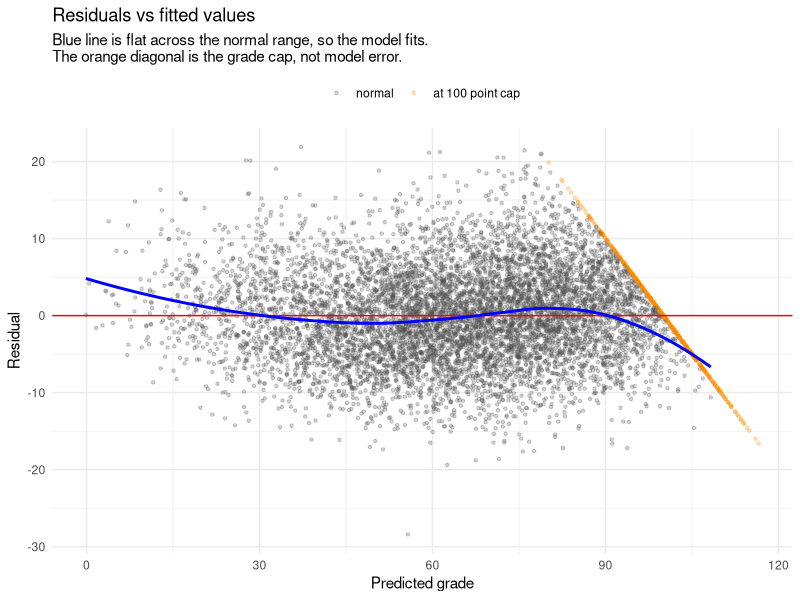
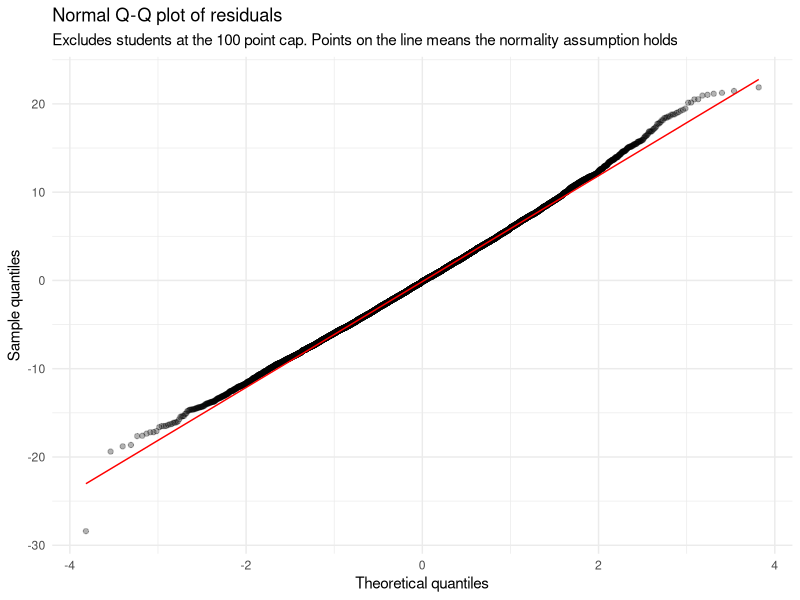
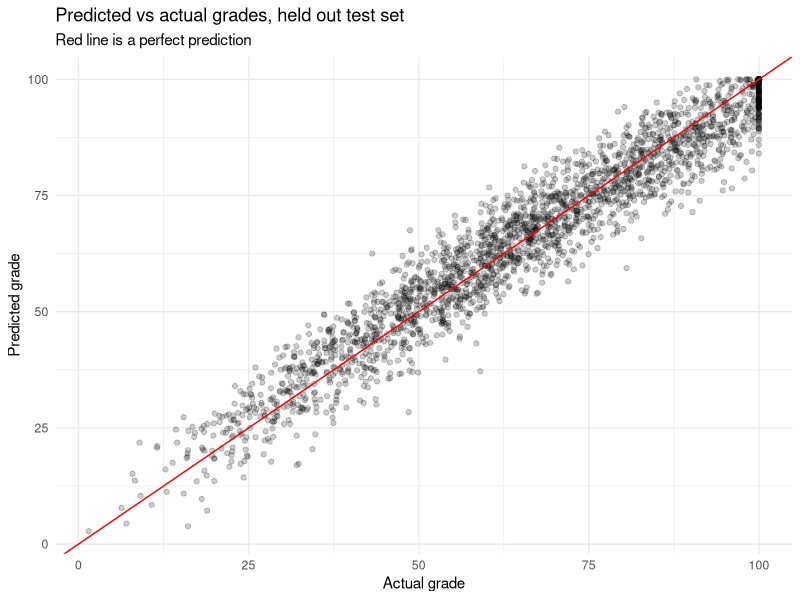

R code for these plots, in order:
# Build a regression model that predicts grades from student lifestyle factors.
#
# stat_testing.R established which factors matter. This script asks the two questions
# a p value cannot answer:
#   1. what shape is each relationship, straight line or curved
#   2. how well does the model predict students it has never seen
#
# Models are fit on a training split and scored on a held out test split, so the
# accuracy reported here is not the model grading its own homework.

library(tidyverse)

df <- read_csv("data/cleaned_data.csv", show_col_types = FALSE)

dir.create("output", showWarnings = FALSE)

# ---- Train / test split ----
# 70/30, same seed as threshold_analysis.R so the two scripts stay comparable.
set.seed(432)
train_idx <- sample(nrow(df), size = floor(0.7 * nrow(df)))
train <- df[train_idx, ]
test  <- df[-train_idx, ]

cat(sprintf("Training on %d students, testing on %d\n", nrow(train), nrow(test)))

# Grades were capped at 100 in cleaning.R, so a prediction above 100 cannot be right
# no matter what the formula says. Clamp before scoring.
rmse <- function(actual, predicted) sqrt(mean((actual - pmin(predicted, 100))^2))

r2 <- function(actual, predicted) {
  1 - sum((actual - pmin(predicted, 100))^2) / sum((actual - mean(actual))^2)
}

# ---- Candidate models, simplest first ----
# Each adds something the previous one lacked, so the comparison shows whether the
# extra complexity actually earns its place.
models <- list(
  # study hours alone, the strongest single predictor, as a floor to beat
  study_only = grades ~ study_hours,

  # all five factors, straight line each. This is the model from stat_testing.R
  main_effects = grades ~ gaming_hours + study_hours + sleep_hours + attendance +
                          addiction_score,

  # gaming and addiction both bend rather than run straight, so add squared terms
  with_curves = grades ~ gaming_hours + I(gaming_hours^2) + study_hours + sleep_hours +
                         attendance + addiction_score + I(addiction_score^2),

  # the decision tree split gaming at 4.61 in one branch and 3.95 in the other, which
  # is what an interaction term represents: gaming costs more when study hours are low
  with_interaction = grades ~ gaming_hours * study_hours + I(gaming_hours^2) +
                              sleep_hours + attendance + addiction_score +
                              I(addiction_score^2),

  # addiction_score correlates 0.909 with gaming_hours, so check what dropping it costs
  no_addiction = grades ~ gaming_hours * study_hours + I(gaming_hours^2) +
                          sleep_hours + attendance
)

fits <- lapply(models, function(f) lm(f, data = train))

comparison <- imap_dfr(fits, function(m, name) {
  tibble(
    model      = name,
    n_terms    = length(coef(m)) - 1,
    train_rmse = round(rmse(train$grades, predict(m, train)), 3),
    test_rmse  = round(rmse(test$grades,  predict(m, test)),  3),
    test_r2    = round(r2(test$grades,    predict(m, test)),  4)
  )
})

cat("\n=== Model comparison, scored on the held out test set ===\n")
print(as.data.frame(comparison))
write_csv(comparison, "output/model_comparison.csv")

# train_rmse and test_rmse staying close is the sign we are not overfitting. If the
# test error were much worse than the training error the model would be fitting noise.

# ---- Choose the final model ----
# Not simply the lowest test_rmse. Two of these land within 0.001 of each other, which
# is noise from this particular split rather than a real difference, and picking on raw
# minimum would hand us extra terms that do nothing. So take the model with the fewest
# terms that gets within 1% of the best error.
best_rmse <- min(comparison$test_rmse)

best_name <- comparison %>%
  filter(test_rmse <= best_rmse * 1.01) %>%
  slice_min(n_terms, n = 1) %>%
  slice_min(test_rmse, n = 1) %>%
  pull(model)

cat(sprintf("\nBest test error: %.3f (%s)\n", best_rmse,
            comparison$model[which.min(comparison$test_rmse)]))
cat(sprintf("Chosen for parsimony, within 1%% of best: %s\n", best_name))

# Refit the chosen structure on all 8000 students for the coefficients we report.
final_model <- lm(models[[best_name]], data = df)

coefs <- broom::tidy(final_model) %>%
  mutate(across(where(is.numeric), ~ round(.x, 4)))

cat("\n=== Final model coefficients (fit on all 8000 students) ===\n")
print(as.data.frame(coefs))
cat(sprintf("\nAdjusted R-squared = %.4f\n", summary(final_model)$adj.r.squared))
cat(sprintf("Residual standard error = %.2f grade points\n", summary(final_model)$sigma))

write_csv(coefs, "output/model_coefficients.csv")

# ---- Diagnostics ----
# Students sitting exactly on the 100 point cap are flagged separately. Their actual
# grade was truncated, so their residual is forced negative by the cap rather than by
# the model being wrong. Mixing them into the trend line would misrepresent the fit.
diag_df <- tibble(
  fitted   = fitted(final_model),
  residual = resid(final_model),
  censored = df$grades >= 100
)

p1 <- ggplot(diag_df, aes(x = fitted, y = residual)) +
  geom_point(aes(colour = censored), alpha = 0.25, size = 0.9) +
  geom_hline(yintercept = 0, colour = "red") +
  # loess on the uncensored students only, so the cap does not drag the line down
  geom_smooth(data = filter(diag_df, !censored), method = "loess",
              colour = "blue", se = FALSE) +
  scale_colour_manual(values = c("FALSE" = "grey30", "TRUE" = "darkorange"),
                      labels = c("FALSE" = "normal", "TRUE" = "at 100 point cap"),
                      name = NULL) +
  labs(title = "Residuals vs fitted values",
       subtitle = paste("Blue line is flat across the normal range, so the model fits.",
                        "\nThe orange diagonal is the grade cap, not model error."),
       x = "Predicted grade", y = "Residual") +
  theme_minimal() +
  theme(legend.position = "top")

ggsave("output/residuals_vs_fitted.png", p1, width = 8, height = 5.5, dpi = 150)

# Q-Q plot, uncensored students only for the same reason.
p2 <- ggplot(filter(diag_df, !censored), aes(sample = residual)) +
  stat_qq(alpha = 0.3) +
  stat_qq_line(colour = "red") +
  labs(title = "Normal Q-Q plot of residuals",
       subtitle = "Excludes students at the 100 point cap. Points on the line means the normality assumption holds",
       x = "Theoretical quantiles", y = "Sample quantiles") +
  theme_minimal()

ggsave("output/qq_residuals.png", p2, width = 8, height = 5, dpi = 150)

# Predicted vs actual on the test set, the plain visual of how good the model is.
test_pred <- tibble(
  actual    = test$grades,
  predicted = pmin(predict(final_model, test), 100)
)

p3 <- ggplot(test_pred, aes(x = actual, y = predicted)) +
  geom_point(alpha = 0.2) +
  geom_abline(slope = 1, intercept = 0, colour = "red") +
  labs(title = "Predicted vs actual grades, held out test set",
       subtitle = "Red line is a perfect prediction",
       x = "Actual grade", y = "Predicted grade") +
  theme_minimal()

ggsave("output/predicted_vs_actual.png", p3, width = 7, height = 6, dpi = 150)

# ---- Limitations to state in the report ----
ceiling_n <- sum(df$grades >= 100)
cat(sprintf("\nStudents at the 100 point ceiling: %d (%.1f%%)\n",
            ceiling_n, 100 * ceiling_n / nrow(df)))

# 1. cleaning.R capped grades at 100, so about 7% of students sit exactly on the
#    ceiling. The model cannot tell apart a student who would have scored 101 from one
#    who would have scored 118. A censored regression (tobit) handles this properly but
#    is beyond our scope, so we flag it instead.
# 2. An adjusted R-squared this high is not typical of real survey data. This Kaggle
#    dataset appears to be simulated, so the numbers demonstrate the method working
#    rather than a real world claim about what gaming costs a student.
# 3. This is observational. Students who game more also study less, so the coefficients
#    describe association, not proof that cutting gaming would raise a grade.

cat("\nDone. Wrote model tables and diagnostic plots to output/\n")
